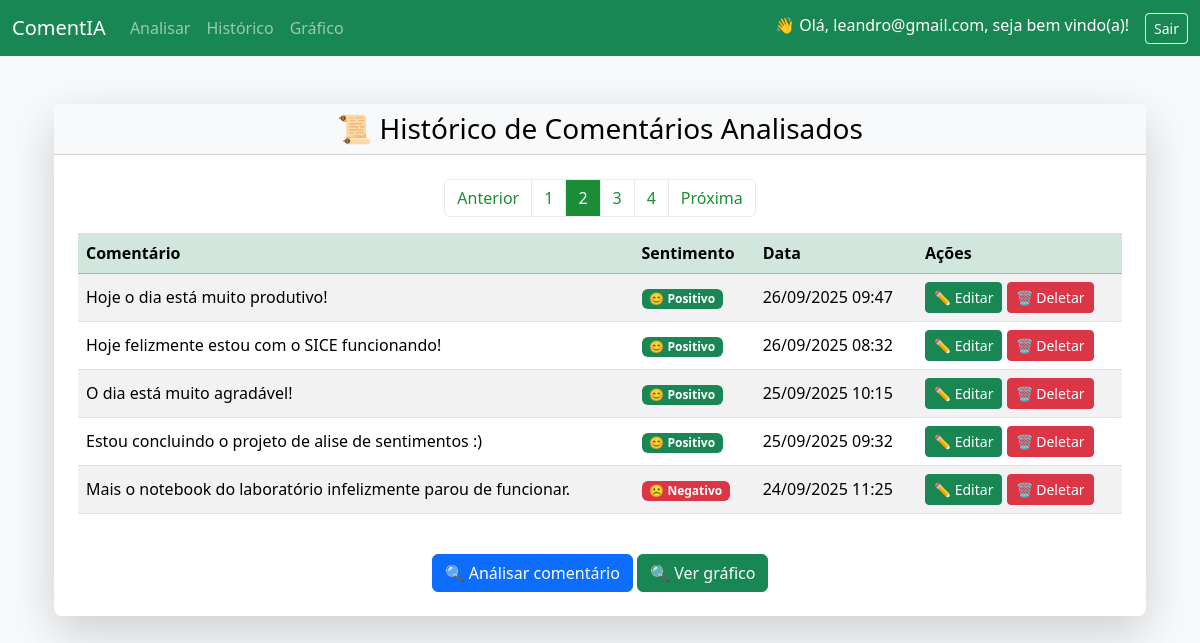
The page /historico/?page=2 (signed in) on the database its author committed.
### analise/models.py (models this page shows, shortened)
class ComentarioModel(models.Model):
    texto = models.TextField()
    sentimento = models.CharField(max_length=20)
    data = models.DateTimeField(auto_now_add=True)

### analise/views.py (the view)
# urls.py: path('historico/', views.historico, name="historico"),
@login_required
def historico(request):
    comentarios_list = ComentarioModel.objects.all().order_by('-data')
    paginator = Paginator(comentarios_list, 5)  # 5 comentários por página
    page_number = request.GET.get('page')
    comentarios = paginator.get_page(page_number)
    return render(request, "analise/historico.html", {"comentarios": comentarios})

### analise/templates/analise/historico.html (shortened to what this page needs)
{% extends "analise/base.html" %}
{% block content %}
    <div class="container mt-5">
        <div class="card shadow-lg border-0 rounded-3">
            <div class="card-header bg-light text-black text-center">
                <h3 class="mb-0">📜 Histórico de Comentários Analisados</h3>
            </div>
            <div class="card-body p-4">
                <div class="table-responsive">
                    <table class="table table-hover table-striped align-middle">
                        <thead class="table-success">
                            <tr>
                                <th>Comentário</th>
                                <th>Sentimento</th>
                                <th>Data</th>
                                <th>Ações</th>
                            </tr>
                        </thead>
                        <tbody>
                            {% for c in comentarios %}
                            <tr>
                                <td>{{ c.texto }}</td>
                                <td>
                                    {% if c.sentimento|lower == "positivo" %}
                                        <span class="badge bg-success">😊 Positivo</span>
                                    {% elif c.sentimento|lower == "negativo" %}
                                        <span class="badge bg-danger">☹️ Negativo</span>
                                    {% elif c.sentimento|lower == "neutro" or c.sentimento|lower == "neutral" %}
                                        <span class="badge bg-secondary">😐 Neutro</span>
                                    {% else %}
                                        <span class="badge bg-dark">{{ c.sentimento }}</span>
                                    {% endif %}
                                </td>
                                <td>{{ c.data|date:"d/m/Y H:i" }}</td>
                                <td>
                                    <a href="{% url 'editar_comentario' c.id %}" class="btn btn-sm btn-success">✏️ Editar</a>
                                    <a href="{% url 'deletar_comentario' c.id %}" class="btn btn-sm btn-danger">🗑️ Deletar</a>
                                </td>
                            </tr>
                            {% empty %}
                            <tr>
                                <td colspan="3" class="text-center text-muted">Nenhum comentário analisado ainda.</td>
                            </tr>
                            {% endfor %}
                        </tbody>
                        <nav aria-label="Navegação de páginas">
                            <ul class="pagination pagination-success justify-content-center">
                                {% if comentarios.has_previous %}
                                    <li class="page-item">
                                        <a class="page-link" href="?page={{ comentarios.previous_page_number }}">Anterior</a>
                                    </li>
                                {% else %}
                                    <li class="page-item disabled">
                                        <span class="page-link">Anterior</span>
                                    </li>
                                {% endif %}
                                {% for num in comentarios.paginator.page_range %}
                                    {% if comentarios.number == num %}
                                        <li class="page-item active">
                                            <span class="page-link">{{ num }}</span>
                                        </li>
                                    {% else %}
                                        <li class="page-item">
                                            <a class="page-link" href="?page={{ num }}">{{ num }}</a>
                                        </li>
                                    {% endif %}
                                {% endfor %}
                                {% if comentarios.has_next %}
                                    <li class="page-item">
                                        <a class="page-link" href="?page={{ comentarios.next_page_number }}">Próxima</a>
                                    </li>
                                {% else %}
                                    <li class="page-item disabled">
                                        <span class="page-link">Próxima</span>
                                    </li>
                                {% endif %}
                            </ul>
                        </nav>
                    </table>
                </div>
                <div class="text-center mt-4">
                    <a href="{% url 'analisar' %}" class="btn btn-primary">
                        🔍 Análisar comentário
                    </a>
                    <a href="{% url 'grafico' %}" class="btn btn-success">
                        🔍 Ver gráfico
                    </a>
                </div>
            </div>
        </div>
    </div>
{% endblock %}

### analise/templates/analise/base.html (shortened to what this page needs)
{% load static %}
<!DOCTYPE html>
<html lang="pt-br">
<head>
    <link href="https://cdn.jsdelivr.net/npm/bootstrap@5.3.2/dist/css/bootstrap.min.css" rel="stylesheet">
</head>
<body class="bg-light">
<nav class="navbar navbar-expand-lg navbar-dark bg-success">
  <div class="container-fluid">
    <a class="navbar-brand" href="{% url 'analisar' %}">ComentIA</a>
    <div class="collapse navbar-collapse" id="navbarNav">
      <ul class="navbar-nav me-auto">
        <li class="nav-item">
          <a class="nav-link" href="{% url 'analisar' %}">Analisar</a>
        </li>
        <li class="nav-item">
          <a class="nav-link" href="{% url 'historico' %}">Histórico</a>
        </li>
        <li class="nav-item">
          <a class="nav-link" href="{% url 'grafico' %}">Gráfico</a>
        </li>
      </ul>
      <ul class="navbar-nav ms-auto">
        {% if user.is_authenticated %}
          <li class="nav-item">
            <span class="navbar-text text-white me-3">
              👋 Olá, {{ user.username }}, seja bem vindo(a)!
            </span>
          </li>
          <li class="nav-item">
            <a class="btn btn-outline-light btn-sm" href="{% url 'sair' %}">Sair</a>
          </li>
        {% else %}
          <li class="nav-item">
            <a class="btn btn-outline-light btn-sm" href="{% url 'entrar' %}">Entrar</a>
          </li>
        {% endif %}
      </ul>
    </div>
  </div>
</nav>
<div class="container mt-4">
    {% block content %}{% endblock %}
</div>
</body>
</html>

### analise/templates/analise/base.html (style rules this page uses)
.pagination-success .page-link { color: #1b8d36; background-color: #fff; border-color: #e9e9e9; }
.pagination-success .page-item.active .page-link { color: #fff; background-color: #1b8d36; border-color: #e9e9e9; }

### rows shown on the page
ComentarioModel: texto "Hoje o dia está muito produtivo!", sentimento "😊 Positivo", data "26/09/2025 09:47"
ComentarioModel: texto "Hoje felizmente estou com o SICE funcionando!", sentimento "😊 Positivo", data "26/09/2025 08:32"
ComentarioModel: texto "O dia está muito agradável!", sentimento "😊 Positivo", data "25/09/2025 10:15"
ComentarioModel: texto "Estou concluindo o projeto de alise de sentimentos :)", sentimento "😊 Positivo", data "25/09/2025 09:32"
ComentarioModel: texto "Mais o notebook do laboratório infelizmente parou de funcionar.", sentimento "☹️ Negativo", data "24/09/2025 11:25"

### other values the page prints
{{ user.username }} "leandro@gmail.com"
{{ num }} "1" "3" "4"
{{ num }} "2"
